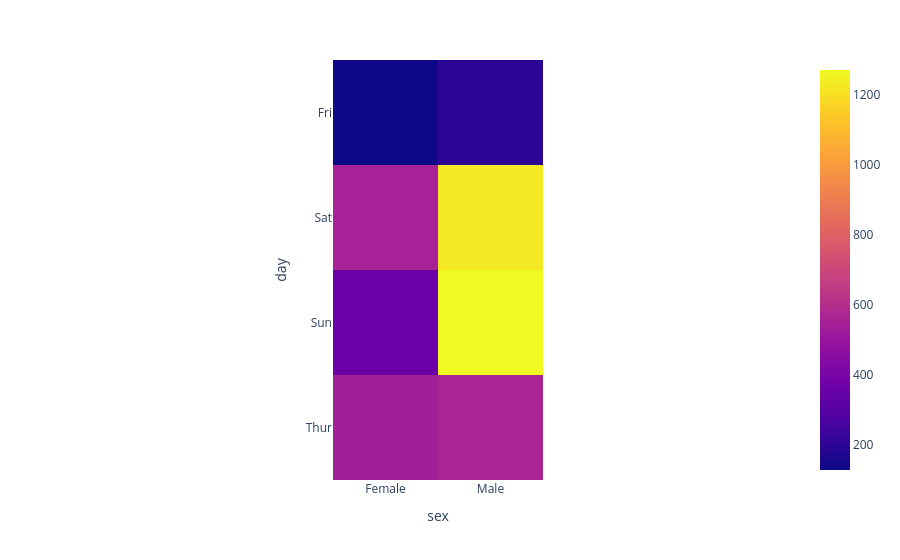

Notebook code for this chart:
### Code cell
# Heatmap -> find heatmap of all continents with year on avg life exp
#categorical data comparision on top of the numerical column

temp_df = tips.pivot_table(index='day',columns='sex',values='total_bill',aggfunc='sum')
px.imshow(temp_df)

### Figure 1 — Plotly figure (JSON) as saved in the notebook; plotly's stock layout.template omitted (floating-point values rounded to 4 significant figures)
{"data": [{"coloraxis": "coloraxis", "hovertemplate": "sex: %{x}<br>day: %{y}<br>color: %{z}<extra></extra>", "name": "0", "type": "heatmap", "x": ["Female", "Male"], "xaxis": "x", "y": ["Fri", "Sat", "Sun", "Thur"], "yaxis": "y", "z": [[127.3, 198.6], [551.0, 1227.0], [357.7, 1269.0], [534.9, 561.4]]}], "layout": {"coloraxis": {"colorscale": [[0, "#0d0887"], [0.1111, "#46039f"], [0.2222, "#7201a8"], [0.3333, "#9c179e"], [0.4444, "#bd3786"], [0.5556, "#d8576b"], [0.6667, "#ed7953"], [0.7778, "#fb9f3a"], [0.8889, "#fdca26"], [1, "#f0f921"]]}, "margin": {"t": 60}, "xaxis": {"anchor": "y", "constrain": "domain", "domain": [0, 1], "scaleanchor": "y", "title": {"text": "sex"}}, "yaxis": {"anchor": "x", "autorange": "reversed", "constrain": "domain", "domain": [0, 1], "title": {"text": "day"}}}}
